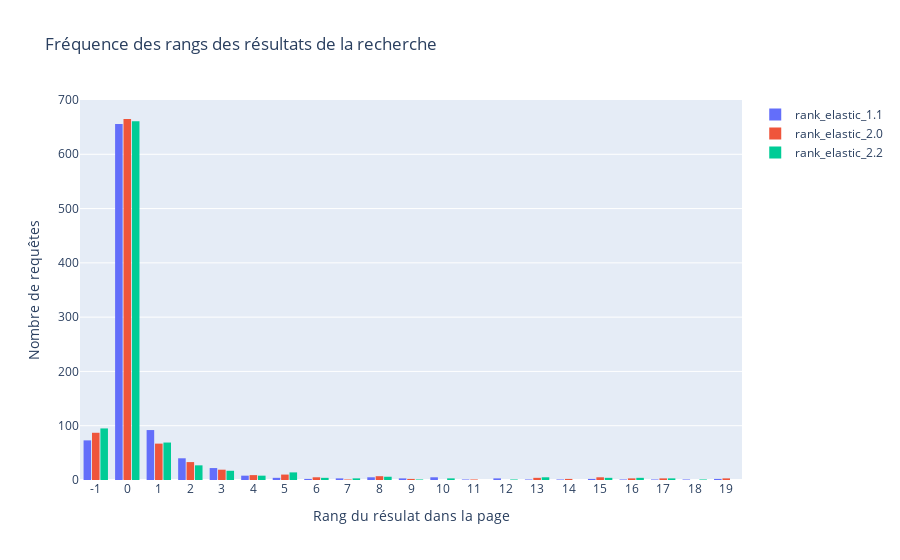

Notebook code cell kept with this figure:
### Code cell
fig = go.Figure()
rank_dict = {}
for rank in rank_columns:
    df_test[rank] = df_test[rank].astype("int32")
    rank_dict[rank] = df_test.sort_values(by=[rank])[rank]
    fig.add_trace(
        go.Histogram(
            histfunc="count",
            x=rank_dict[rank],
            name=rank,
        )
    )
fig.update_layout(
    title_text="Fréquence des rangs des résultats de la recherche",  # title of plot
    xaxis_title_text="Rang du résulat dans la page",  # xaxis label
    yaxis_title_text="Nombre de requêtes",  # yaxis label
    bargap=0.2,  # gap between bars of adjacent location coordinates
    bargroupgap=0.1,  # gap between bars of the same location coordinates
)
fig.update_xaxes(type="category")
fig.show()
# fig.write_image(f"./output/plots/rank_{SEARCH_VERSION}.png")
plotly.offline.plot(fig, filename=f"./output/plots/rank_war_{SEARCH_VERSION}.html")

### Figure 1 — Plotly figure (JSON) as saved in the notebook; plotly's stock layout.template omitted (floating-point values rounded to 4 significant figures; data arrays with more than 128 entries replaced by an {"elided": "..."} marker saying what was removed)
{"data": [{"histfunc": "count", "name": "rank_elastic_1.1", "type": "histogram", "x": {"elided": "926 int values"}}, {"histfunc": "count", "name": "rank_elastic_2.0", "type": "histogram", "x": {"elided": "926 int values"}}, {"histfunc": "count", "name": "rank_elastic_2.2", "type": "histogram", "x": {"elided": "926 int values"}}], "layout": {"autosize": true, "bargap": 0.2, "bargroupgap": 0.1, "title": {"text": "Fréquence des rangs des résultats de la recherche"}, "xaxis": {"autorange": true, "range": [-0.5, 20.5], "title": {"text": "Rang du résulat dans la page"}, "type": "category"}, "yaxis": {"autorange": true, "range": [0, 700], "title": {"text": "Nombre de requêtes"}}}}
